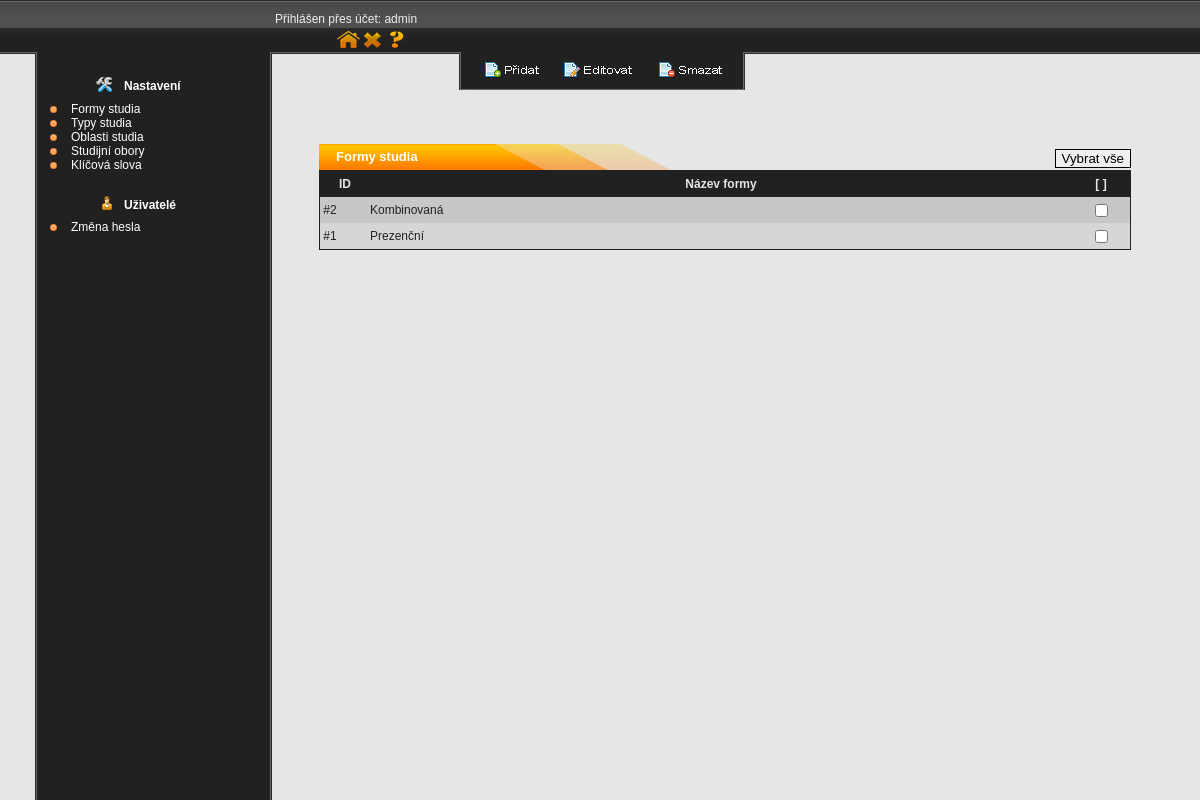
The page /admin/formy (signed in) on the database its author committed.
### tables this page shows
CREATE TABLE IF NOT EXISTS `forma_studia` (
`ID_forma` int(11) NOT NULL,
  `Forma_nazev` varchar(50) NOT NULL
);

### admin/index.php (called while the page is built, shortened)
<?php
$smerovac = new SmerovacKontroler();
$smerovac->zpracuj(array($_SERVER['REQUEST_URI']));
$smerovac->vypisPohled();
?>

### admin/modely/Db.php (called while the page is built, shortened)
<?php
	class Db	{
		private static $spojeni;
		private static $nastaveni = array(
    	PDO::ATTR_ERRMODE => PDO::ERRMODE_EXCEPTION,
      PDO::MYSQL_ATTR_INIT_COMMAND => "SET NAMES utf8",
      PDO::ATTR_EMULATE_PREPARES => false,
		);
		public static function pripoj($host, $uzivatel, $heslo, $databaze) {
    	if (!isset(self::$spojeni)) {
        self::$spojeni = @new PDO(
                "mysql:host=$host;dbname=$databaze",
                $uzivatel,
                $heslo,
                self::$nastaveni
        );
      }
		}
		public static function dotazVsechny($dotaz, $parametry = array()) {
      $navrat = self::$spojeni->prepare($dotaz);
      $navrat->execute($parametry);
      return $navrat->fetchAll();
		}
	}
?>

### admin/modely/Forma.php (called while the page is built, shortened)
<?php
	class Forma	{
		public static function getVsechnyFormy()	{
			return Db::dotazVsechny('select id_forma as id,forma_nazev as nazev from forma_studia order by nazev');
		}
	}
?>

### admin/kontrolery/FormyKontroler.php (called while the page is built, shortened)
<?php
	class FormyKontroler extends Kontroler	{
	    public function zpracuj($parametry)
	    {
					$this->data["radky"] = Forma::getVsechnyFormy();
	    }
	}
?>

### admin/kontrolery/SmerovacKontroler.php (called while the page is built, shortened)
<?php
	class SmerovacKontroler extends Kontroler	{
		protected $kontroler;
		public function zpracuj($parametry)	{
			$uzivatel = new Uzivatel();
			if ($uzivatel->jePrihlasen())	{
				$naparsovanaURL = $this->parsujURL($parametry[0]);
	      $tridaKontroleru = $this->pomlckyDoVelbloudiNotace(array_shift($naparsovanaURL)) . 'Kontroler';
	      if (file_exists('kontrolery/' . $tridaKontroleru . '.php'))	$this->kontroler = new $tridaKontroleru;
				else	$this->presmeruj('chyba');
				$this->kontroler->zpracuj($naparsovanaURL);
			}
		}
		private function parsujURL($url)	{
			$naparsovanaURL = parse_url($url);
			$naparsovanaURL["path"] = ltrim($naparsovanaURL["path"], "/");
			$naparsovanaURL["path"] = trim($naparsovanaURL["path"]);
			$rozdelenaCesta = explode("/", $naparsovanaURL["path"]);
			array_shift($rozdelenaCesta);
			return $rozdelenaCesta;
		}
		private function pomlckyDoVelbloudiNotace($text)	{
			$veta = str_replace('-', ' ', $text);
			$veta = ucwords($veta);
			$veta = str_replace(' ', '', $veta);
			return $veta;
		}
}
?>

### admin/pohledy/formy.phtml (the view, shortened to what this page needs)
<div id="nastroje">
	<a href="formy-add" id="pridej"><img src='add.png' alt='' /></a><a href="javascript:void(0)" onclick="editujSeznam();" id="edituj"><img src='edit.png' alt='' /></a><a href="javascript:void(0)" onclick="smazSeznam('formy');" id="vymaz"><img src='delete.png' alt='' /></a>
</div>
<div id="obsah2">
  <div class='tabulka'>Formy studia <input type='button' name='vybrat_vse' value='Vybrat vše' onclick='vyberVse("tabulka_1")' /></div>
		<form method="post" action="" name='formular'>
			<table class='seznam' cellspacing='0' cellpadding='0' border='0' id="tabulka_1">
				<tr><th style='width: 50px;'>ID</th><th>Název formy</th><th style='width: 58px;'>[ ]</th></tr>
				<?php
					$i = 0;
					foreach ($radky as $radek)	{
						echo "<tr ".($i++%2==1 ? "class='sudy'" : "")."><td>&nbsp;#".$radek["id"]."</td><td>".$radek["nazev"]."</td><td class='center'><input type='checkbox' name='radek_".$radek["id"]."' value='1' /></td></tr>";
					}
				?>
			</table>
		</form>
</div>

### admin/css.css (style rules this page uses)
html { min-height: 100%; }
.center { text-align: center; }
.tabulka { float: left; width: 795px; height: 21px; background: url(tabulka.png) no-repeat; padding: 5px 0px 0px 17px; color: #ffffff; font-weight: bold; font-size: 13px; }
.tabulka input { float: right; }
.seznam { float: left; width: 812px; border: 1px solid #212121; margin-bottom: 36px; }
.seznam th, .seznam td { height: 26px; vertical-align: middle; }
.seznam th { text-align: center; color: #e6e6e6; background: #212121; }
.seznam td { color: #212121; background: #c7c7c7; }
.seznam .sudy td { background: #d6d6d6; }
body { background: url(menu.png) repeat-y center center #e6e6e6; color: black; font-family: Arial; font-size: 12px; margin: 0px; padding: 0px; min-height: 100%; }
a { color: black; text-decoration: underline; }
a img { border: none; }
input,textarea, select { border: thin solid black; }
#nastroje { position: fixed; width: 282px; height: 34px; padding: 2px; background: url(tools.png); margin-left: 140px; top: 52px; text-align: center; z-index: 11; }
#nastroje img { width: 92px; height: 34px; margin: 0px 1px 0px 1px; }
#obsah2 { position: relative; width: 812px; top: 144px; z-index: 1; }

### rows shown on the page
forma_studia: ID_forma "2", Forma_nazev "Kombinovaná"
forma_studia: ID_forma "1", Forma_nazev "Prezenční"

### other values the page prints
$prezdivka "admin"
